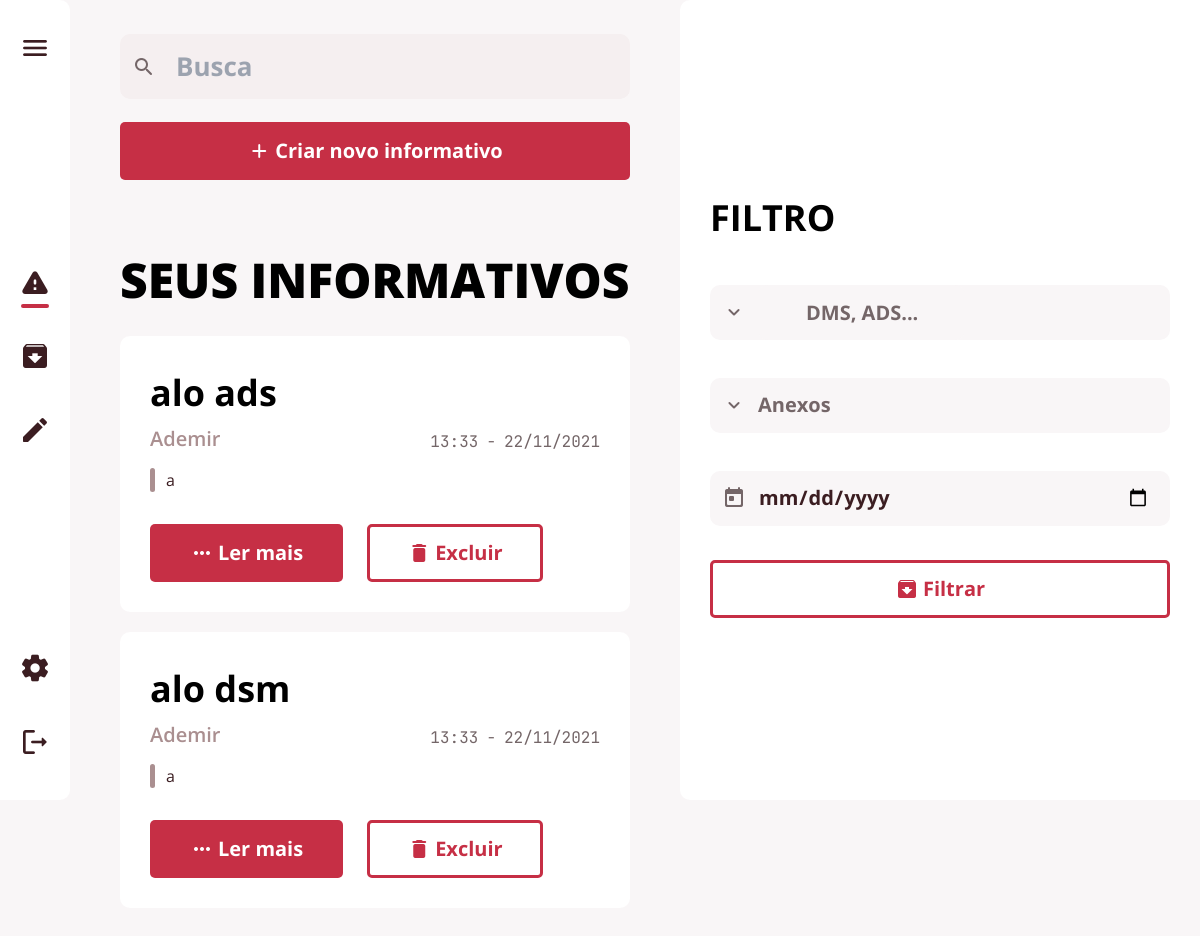
Page /editar (signed in) on the earlier database version.
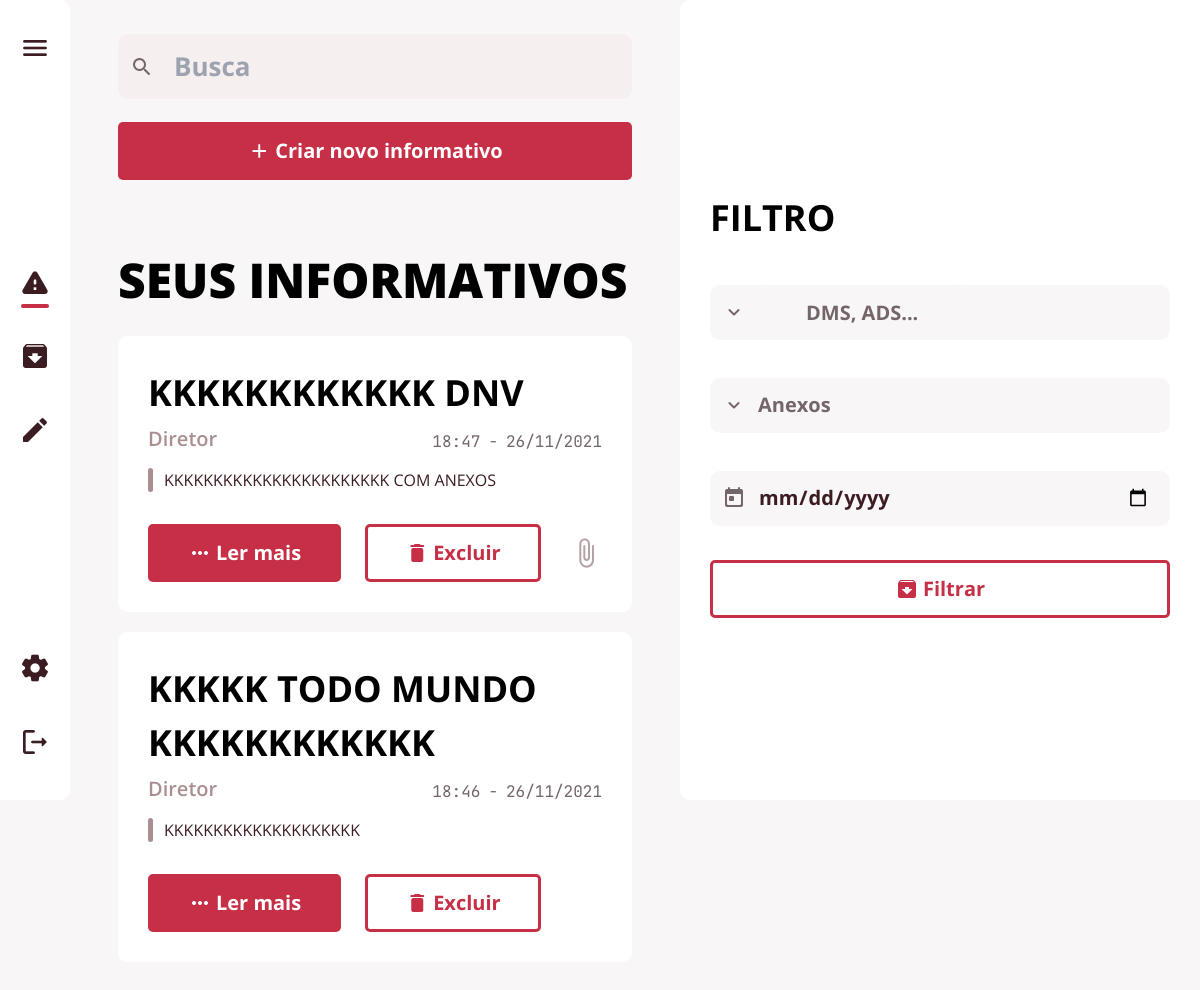
Same page on the later database version.
### app/database/models.py (models this page shows, shortened)
class Postagem(db.Model):
    __tablename__ = "postagem"
    id = db.Column(db.Integer, primary_key=True, autoincrement=True)
    titulo = db.Column(db.String(150), nullable=False)
    texto = db.Column(db.String(150), nullable=False)
    data = db.Column(db.DateTime, default=datetime.now)
    image = db.Column(db.String(150), default="sem imagem")
    mimetype = db.Column(db.Text)
    postagem_arquivada = db.relationship('Arquivadas')
    user_id = db.Column(db.Integer, db.ForeignKey('user.id'))
    destinatario = db.relationship('Papel',
                                   secondary=postagem_papel_tabela,
                                   back_populates='postagem')
    curso = db.relationship('Curso',
                            secondary=postagem_curso_tabela,
                            back_populates='postagem')

class Papel(db.Model):
    __tablename__ = "papel"
    id = db.Column(db.Integer, primary_key=True, autoincrement=True)
    nome = db.Column(db.String(150), unique=True, nullable=False)
    pode_editar = db.Column(db.Boolean, default=0)
    admin = db.Column(db.Boolean, default=0)
    postagem = db.relationship('Postagem',
                               secondary=postagem_papel_tabela,
                               back_populates='destinatario')
    user = db.relationship('User',
                           secondary=user_papel_tabela,
                           back_populates='papeis')
    def __repr__(self):
        return self.nome

### app/view.py (the view, shortened to what this page needs)
@ routes.route('/editar', methods=['POST', 'GET'])
@ login_required
def edit():
    form = SelectForm()
    filtro = FiltroForm()
    papel = db.session.query(Papel.nome).all()
    user_papel = tupleToString(db.session.query(Papel).join(
        Papel.user).filter(User.id == user.id).filter(Papel.nome != 'Funcionario').all())
    if not user_edit():
        return redirect(url_for('view.inicio'))
    post = db.session.query(Postagem).filter(
        Postagem.user_id == user.id).order_by(Postagem.data.desc())
    posts = db.session.query(Postagem).filter(
        Postagem.user_id == user.id).order_by(Postagem.data.desc()).all()
    filtro_data = request.form.get("data")
    filtro_papel = filtro.filtro_papel.data
    filtro_curso = filtro.filtro_curso.data
    filtro_anexo = request.form.get("anexos")
    busca = request.form.get("busca")
    if busca:
        busca = f"%{busca}%"
        post = post.filter(Postagem.titulo.like(busca))
    if filtro_data:
        filtro_data = f"%{filtro_data}%"
        post = post.filter(Postagem.data.like(filtro_data))
    if filtro_papel:
        filtro_papel = list(map(int, filtro_papel))
        papel_userid = tupleToList(db.session.query(User.id).join(
            Papel.user).filter(Papel.id.in_(filtro_papel)).all())
        print('oi')
        post = post.filter(Postagem.user_id.in_(papel_userid))
    if filtro_curso:
        filtro_curso = list(map(int, filtro_curso))
        post = post.filter(Curso.id.in_(filtro_curso))
    if filtro_anexo == '1':
        post = post.filter(Postagem.image != '')
    if filtro_anexo == '2':
        post = post.filter(Postagem.image == '')
    posts = post.all()
    return render_template('editar.html', posts=posts, user=user, user_papel=user_papel, papel=papel, user_edit=user_edit(), filtro=filtro, form=form)

### app/formulario/registerForm.py
class SelectForm(FlaskForm):
    papel = ChosenSelectMultipleField("Enviar para", choices=[])
    curso = ChosenSelectMultipleField("Para o curso", choices=[])
    def __init__(self, *args, **kwargs):
        super().__init__(*args, **kwargs)
        self.papel.choices = [(papel.id, papel.nome)
                              for papel in Papel.query.filter(Papel.nome != 'Funcionario').all()]
        self.curso.choices = [(curso.id, curso.nome_curso)
                              for curso in Curso.query.all()]

class FiltroForm(FlaskForm):
    filtro_papel = ChosenSelectMultipleField("Enviar para", choices=[])
    filtro_curso = ChosenSelectMultipleField("Para o curso", choices=[])
    def __init__(self, *args, **kwargs):
        super().__init__(*args, **kwargs)
        self.filtro_papel.choices = [(papel.id, papel.nome)
                                     for papel in Papel.query.join(Papel.user).filter(Papel.nome != 'Funcionario').all()]
        self.filtro_curso.choices = [(curso.id, curso.nome_curso)
                                     for curso in Curso.query.join(Curso.user).filter(User.id != current_user.id).all()]

### app/controller.py (called while the page is built)
def tupleToList(tupla):
    return [id for id, in tupla]

### app/templates/editar.html (shortened to what this page needs)
{% extends 'base.html' %}
{% block head %}
<link rel="stylesheet" href="{{url_for('static', filename='style/editar.css')}}">
{% endblock %}
{% block btn_criar %}
<div class="create-btn-box">
    <button class="btn btn-full btn-popup" id="btnpop">
        <span class="material-icons-round">add</span>
        <p>Criar novo informativo</p>
    </button>
</div>
{% endblock %}
{% block main_text %}SEUS INFORMATIVOS{% endblock %}
{% block main %}
{% for post in posts %}
<div class="card-box">
    <h2 class="title-text">{{ post.titulo }}</h2>
    <div class="text-title-area">
        <h3 class="sender-papel">{{ user_papel }}</h3>
        <div class="send-date">
            <p class="hour">{{ post.data.strftime('%H:%M') }}</p>
            <p class="date">{{ post.data.strftime('%d/%m/%Y') }}</p>
        </div>
    </div>
    <div class="text-area text-area--short">
        <p>{{ post.texto }}</p>
    </div>
    <div class="bottom-buttons">
        <button class="F-btn btn btn-full" onClick="abrirPopup({{ post.id }})">
            <span class="material-icons-round">more_horiz</span>
            <p>Ler mais</p>
        </button>
        <button class="F-btn btn btn-empty" onClick="deletarPost({{ post.id }})">
            <span class="material-icons-round">delete</span>
            <p>Excluir</p>
        </button>
        {% if post.image %}
        <span class="material-icons-round card-icon">
        </span>
        {% endif %}
    </div>
</div>
{% endfor %}
{% endblock %}

Differences in the rows shown:
removed Postagem: titulo "alo ads", data "13:33", data "22/11/2021", texto "a"
no longer on this page (row edited): Papel: nome "Ademir"
added Postagem: titulo "KKKKKKKKKKKK DNV", data "18:47", data "26/11/2021", texto "KKKKKKKKKKKKKKKKKKKKKKK COM ANEXOS"
now on this page (row edited): Papel: nome "Diretor"
changed Postagem: titulo "alo dsm" → "KKKKK TODO MUNDO KKKKKKKKKKKK"; data "13:33" → "18:46"; data "22/11/2021" → "26/11/2021"; texto "a" → "KKKKKKKKKKKKKKKKKKKK"
